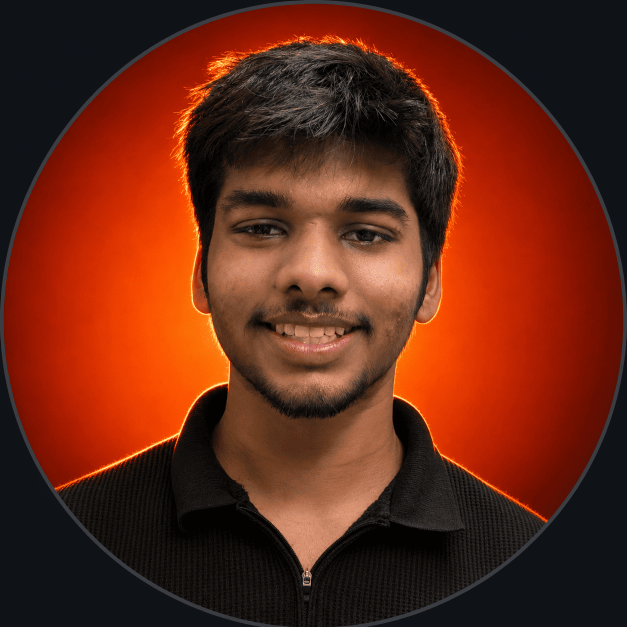
#> input picture assets/profile.png, 1254 x 1254 px (shown at 1/2 size)
$ python generate_pixel_portrait.py
#> lines starting #> are read from the running program, lines starting #| are printed output that depends on the picture
"""Convert assets/profile.png into an animated row-by-row dot-matrix SVG portrait."""

from pathlib import Path

from PIL import Image

ROOT = Path(__file__).resolve().parents[1]
SOURCE = ROOT / "assets" / "profile.png"
OUTPUT = ROOT / "assets" / "portrait.svg"
GRID_SIZE = 80
CANVAS_SIZE = 960
CELL_SIZE = CANVAS_SIZE / GRID_SIZE
BACKGROUND = "#0D1117"
REVEAL_DURATION = 2.5
ROW_ANIMATION_DURATION = 0.45
REVEAL_DELAY = (REVEAL_DURATION - ROW_ANIMATION_DURATION) / (GRID_SIZE - 1)


def center_square(image: Image.Image) -> Image.Image:
    """Crop an image to a centered square, preserving the focal middle area."""
    width, height = image.size
#> width = 1254; height = 1254
    side = min(width, height)
#> side = 1254
    left = (width - side) // 2
#> left = 0
    top = (height - side) // 2
#> top = 0
    return image.crop((left, top, left + side, top + side))
#> returned value is the input picture: PIL image 1254x1254 RGB; mean R, G, B 101, 39.8, 21.7


def dot_radius(red: int, green: int, blue: int) -> float:
    """Scale each dot from dark/small to bright/large using source brightness."""
    brightness = (red + green + blue) / (3 * 255)
    return CELL_SIZE * (0.13 + 0.34 * brightness)


def main() -> None:
    if not SOURCE.is_file():
        raise FileNotFoundError(f"Upload a portrait image at {SOURCE}")

    portrait = center_square(Image.open(SOURCE).convert("RGB")).resize(
        (GRID_SIZE, GRID_SIZE), Image.Resampling.LANCZOS
    )
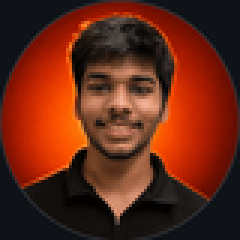
#> portrait: PIL image 80x80 RGB (shown 3 times larger); mean R, G, B 101, 39.8, 21.8
    lines = [
        '<svg xmlns="http://www.w3.org/2000/svg" viewBox="0 0 960 960" role="img" aria-labelledby="title desc">',
        '  <title id="title">Pixel portrait of Sahil Jain</title>',
        '  <desc id="desc">A dot-matrix portrait that reveals one row at a time.</desc>',
        "  <style>",
        "    @keyframes rv{from{opacity:0}to{opacity:1}}",
        "    .rw{animation:rv 0.45s ease-out both}",
    ]
    lines.extend(
        f"    .r{row}{{animation-delay:{row * REVEAL_DELAY:.3f}s}}"
        for row in range(GRID_SIZE)
    )
    lines.extend(
        [
            "  </style>",
            f'  <rect width="960" height="960" rx="480" fill="{BACKGROUND}"/>',
        ]
    )

    center = CANVAS_SIZE / 2
    outer_radius = CANVAS_SIZE / 2 - CELL_SIZE
    for row in range(GRID_SIZE):
        lines.append(f'  <g class="rw r{row}">')
        for column in range(GRID_SIZE):
            x = column * CELL_SIZE + CELL_SIZE / 2
            y = row * CELL_SIZE + CELL_SIZE / 2
            if (x - center) ** 2 + (y - center) ** 2 > outer_radius**2:
                continue
            red, green, blue = portrait.getpixel((column, row))
            radius = dot_radius(red, green, blue)
            lines.append(
                f'    <circle cx="{x:.2f}" cy="{y:.2f}" r="{radius:.2f}" '
                f'fill="#{red:02x}{green:02x}{blue:02x}"/>'
            )
        lines.append("  </g>")
#> after the loop, lines = 5040 items
    lines.append("</svg>")

    OUTPUT.parent.mkdir(parents=True, exist_ok=True)
    OUTPUT.write_text("\n".join(lines) + "\n", encoding="utf-8")


if __name__ == "__main__":
    main()
